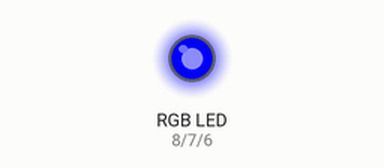
This sketch was run on a simulated Arduino Uno, built with avr-gcc and run on an emulated ATmega328P. On the bench: an RGB LED mixed from three pins (HIGH = lit).

Above: at 0.2 s.
At 0.7 s:
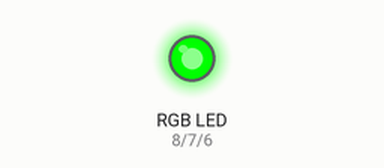
At 2.7 s:
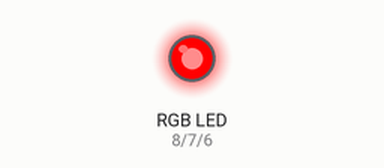
Timing chart, 0 to 3.5 s (numbered marks = the images above):
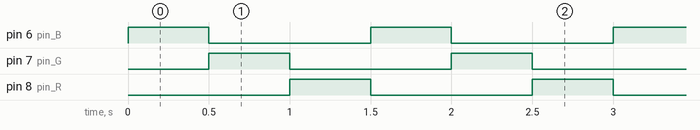

The sketch:

RGB.ino
```cpp
  int pin_R=8;
  int pin_G=7;
  int pin_B=6;

void setup() {
pinMode(pin_R,OUTPUT);
pinMode(pin_G,OUTPUT);
pinMode(pin_B,OUTPUT);

}

void loop() {
  digitalWrite(pin_B,HIGH);
  delay(500);
  digitalWrite(pin_B,LOW);
  digitalWrite(pin_G,HIGH);
  delay(500);
  digitalWrite(pin_G,LOW);
  digitalWrite(pin_R,HIGH);
  delay(500);
  digitalWrite(pin_R,LOW);
}
```

Measured:
- by itself, pin 6 (pin_B), pin 7 (pin_G), pin 8 (pin_R): alternates HIGH for 0.50 s and LOW for 1.0 s
- by itself, everything shown: repeats every 1.5 s, in 4 steps
